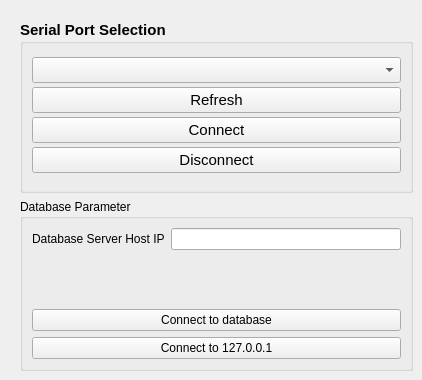
      <widget class="QWidget" name="tab_setup">
       <attribute name="icon">
        <iconset>
         <normaloff>icon/setting.png</normaloff>icon/setting.png</iconset>
       </attribute>
       <attribute name="title">
        <string>Setup</string>
       </attribute>
       <widget class="QWidget" name="verticalLayoutWidget">
        <property name="geometry">
         <rect>
          <x>20</x>
          <y>20</y>
          <width>393</width>
          <height>351</height>
         </rect>
        </property>
        <layout class="QVBoxLayout" name="verticalLayout_3">
         <item>
          <widget class="QGroupBox" name="groupBox">
           <property name="font">
            <font>
             <pointsize>11</pointsize>
             <weight>75</weight>
             <bold>true</bold>
            </font>
           </property>
           <property name="title">
            <string>Serial Port Selection</string>
           </property>
           <layout class="QHBoxLayout" name="horizontalLayout_8">
            <item>
             <layout class="QVBoxLayout" name="verticalLayout">
              <property name="spacing">
               <number>0</number>
              </property>
              <item>
               <widget class="QComboBox" name="comboBox_serialPort">
                <property name="font">
                 <font>
                  <pointsize>11</pointsize>
                 </font>
                </property>
               </widget>
              </item>
              <item>
               <widget class="QPushButton" name="pushButton_refresh">
                <property name="font">
                 <font>
                  <pointsize>11</pointsize>
                  <weight>50</weight>
                  <bold>false</bold>
                 </font>
                </property>
                <property name="text">
                 <string>Refresh</string>
                </property>
               </widget>
              </item>
              <item>
               <widget class="QPushButton" name="pushButton_connect">
                <property name="font">
                 <font>
                  <pointsize>11</pointsize>
                  <weight>50</weight>
                  <bold>false</bold>
                 </font>
                </property>
                <property name="text">
                 <string>Connect</string>
                </property>
               </widget>
              </item>
              <item>
               <widget class="QPushButton" name="pushButton_disconnect">
                <property name="font">
                 <font>
                  <pointsize>11</pointsize>
                  <weight>50</weight>
                  <bold>false</bold>
                 </font>
                </property>
                <property name="text">
                 <string>Disconnect</string>
                </property>
               </widget>
              </item>
             </layout>
            </item>
           </layout>
          </widget>
         </item>
         <item>
          <widget class="QGroupBox" name="groupBox_5">
           <property name="title">
            <string>Database Parameter</string>
           </property>
           <layout class="QGridLayout" name="gridLayout_19">
            <item row="1" column="0">
             <widget class="QPushButton" name="pushButton_dbconnect">
              <property name="text">
               <string>Connect to database</string>
              </property>
             </widget>
            </item>
            <item row="0" column="0">
             <layout class="QFormLayout" name="formLayout_3">
              <property name="fieldGrowthPolicy">
               <enum>QFormLayout::AllNonFixedFieldsGrow</enum>
              </property>
              <item row="0" column="0">
               <widget class="QLabel" name="databaseHostLabel">
                <property name="text">
                 <string>Database Server Host IP</string>
                </property>
               </widget>
              </item>
              <item row="0" column="1">
               <widget class="QLineEdit" name="databaseHostLineEdit"/>
              </item>
             </layout>
            </item>
            <item row="2" column="0">
             <widget class="QPushButton" name="pushButton_connecttohome">
              <property name="text">
               <string>Connect to 127.0.0.1</string>
              </property>
             </widget>
            </item>
           </layout>
          </widget>
         </item>
        </layout>
       </widget>
      </widget>
